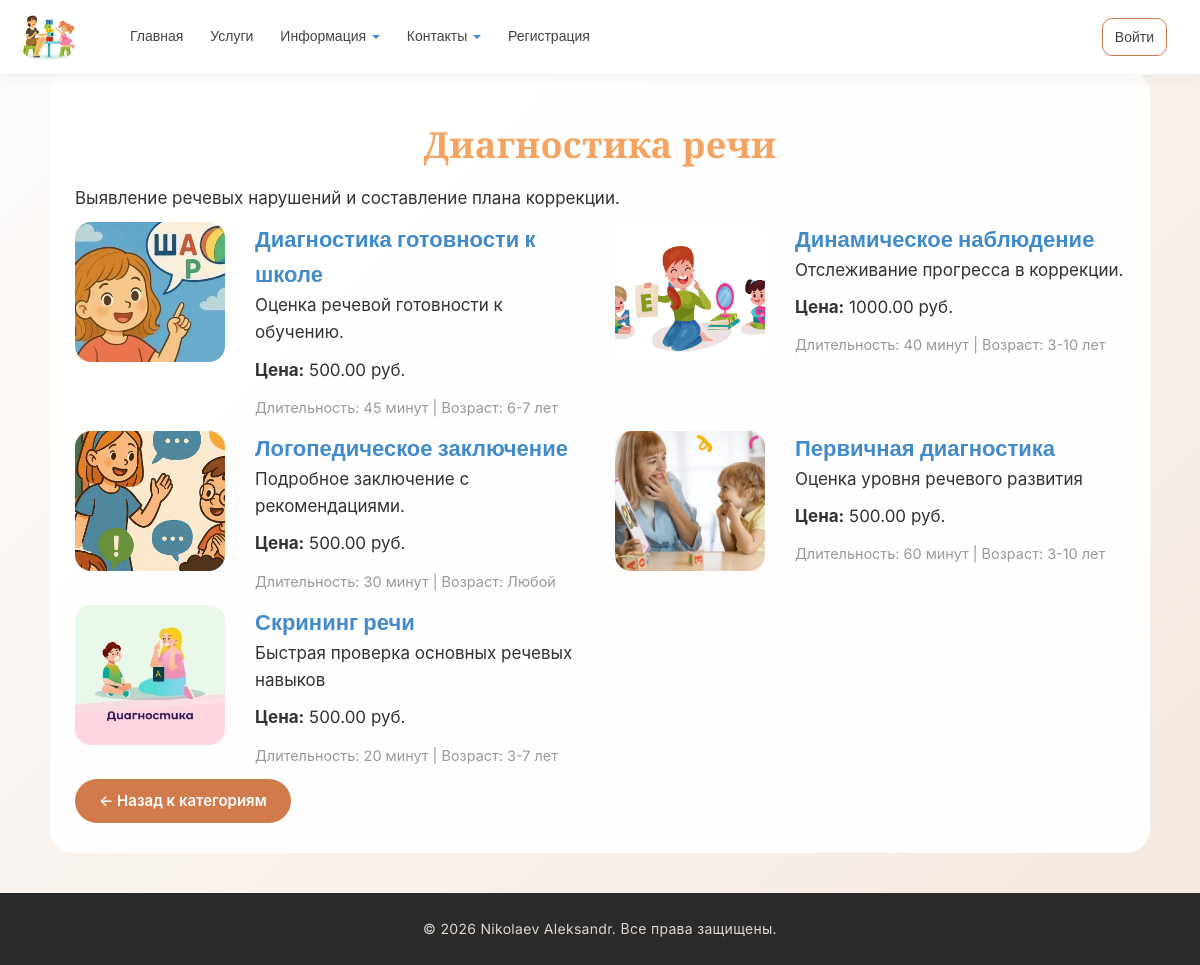
Page /category/1/ on the committed database.
### app/models.py (models this page shows, shortened)
class ServiceCategory(models.Model):
    name = models.CharField("Название категории",max_length=100)
    description = models.TextField(verbose_name ="Описание", blank=True)
    class Meta:
        verbose_name = "Категория услуги"
        verbose_name_plural = "Категории услуг"

class Service(models.Model):
    category = models.ForeignKey(ServiceCategory, on_delete=models.CASCADE, verbose_name="Категория", related_name='services')
    name = models.CharField("Название услуги", max_length=100)
    short_description = models.TextField("Краткое описание")
    description = models.TextField("Полное описание")
    price = models.DecimalField(verbose_name="Цена", max_digits=10,decimal_places=2,blank=True, help_text="Можно оставить пустым, если услуга бесплатная",null=True)
    image = models.FileField(verbose_name = "Путь к картинке", blank=True)
    duration = models.CharField("Длительность", max_length=100, blank=True)
    age_group = models.CharField("Возрастная группа", max_length=100, blank = True)
    class Meta:
        verbose_name = "Услуга"
        verbose_name_plural = "Услуги"
        ordering = ['category','name']
    def get_absolute_url(self):
        return reverse('service_detail', args=[str(self.id)])

### app/views.py (the view)
# urls.py: path('category/<int:category_id>/', views.category_services, name='category_services'),
def category_services(request, category_id):
    category = get_object_or_404(ServiceCategory, id=category_id)
    services = Service.objects.filter(category=category)
    return render(request, 'app/services/category_services.html', {
            'category':category,
            'services':services
        })

### app/templates/app/services/category_services.html
{% extends "app/layout.html" %}
{% load static %}
{% block content %}
<h1 class="title">{{ category.name }}</h1>
<p class="description">{{ category.description }}</p>
<div class="row">
    {% for service in services %}
    <div class="col-md-6 mb-4">
        <div class="card h-100">
            <div class="row no-gutters">
                <div class="col-md-4">
                    {% if service.image %}
                    <img src="{{ service.image.url }}" class="card-img" alt="{{ service.name }}">
                    {% else %}
                    <img src="{% static 'app/img/default_service.jpg' %}" class="card-img" alt="Услуга">
                    {% endif %}
                </div>
                <div class="col-md-8">
                    <div class="card-body">
                        <div>
                            <a class="subtitle" href="{{ service.get_absolute_url }}">{{ service.name }}</a>
                        </div>
                        <p class="description">{{ service.short_description }}</p>
                        <p class="description">
                            {% if service.price %}
                            <strong>Цена:</strong> {{ service.price }} руб.
                            {% else %}
                            <span class="text-success">Бесплатно / Уточняйте</span>
                            {% endif %}
                        </p>
                        <p class="card-text">
                            <small class="text-muted">
                                Длительность: {{ service.duration }} |
                                Возраст: {{ service.age_group }}
                            </small>
                        </p>
                    </div>
                </div>
            </div>
        </div>
    </div>
    {% empty %}
    <p>Услуг в этой категории пока нет</p>
    {% endfor %}
</div>
<a href="{% url 'catalog' %}" class="btn-base btn-brand">← Назад к категориям</a>
{% endblock %}

### app/static/app/content/site.css (style rules this page uses)
* { margin: 0; padding: 0; box-sizing: border-box; font-family: 'Inter', -apple-system, BlinkMacSystemFont, 'Segoe UI', Roboto, sans-serif; }
body { font-weight: 400; background: linear-gradient(135deg, #fdfcfb 0%, #f5e9e0 100%); display: flex; flex-direction: column; min-height: 100vh; padding-top: 70px; color: #2d2d2d; line-height: 1.6; }
.title { font-family: 'Playfair Display', serif; font-weight: 700; text-align: center; margin: 25px 0 20px; color: sandybrown; font-size: 36px; letter-spacing: 0.3px; }
.subtitle { font-family: 'Inter', sans-serif; font-size: 22px; font-weight: 700; margin: 18px 0 10px; color: #428bca; transition: color 0.3s ease; }
p, .description, li { font-size: 17px; font-weight: 400; line-height: 1.6; color: #333; }
img { max-width: 100%; height: auto; border-radius: 16px; }
.btn-base { border: none; padding: 10px 24px; border-radius: 30px; font-weight: 600; font-size: 15px; cursor: pointer; transition: all 0.2s ease; text-decoration: none; display: inline-block; text-align: center; }
.btn-brand { background: #d17b4c; color: white !important; }
a { text-decoration: none; }
.card { height: 100%; }
.card-body { flex: 1; }
.card-img { width: 100%; height: 140px; object-fit: cover; }
.row { display: flex; flex-wrap: wrap; }
.col-md-6 { display: flex; }

### rows in the picture
ServiceCategory: name "Диагностика речи", description "Выявление речевых нарушений и составление плана коррекции."
Service: image (picture), name "Диагностика готовности к школе", short_description "Оценка речевой готовности к обучению.", price "500.00", duration "45 минут", age_group "6-7 лет"
Service: image (picture), name "Динамическое наблюдение", short_description "Отслеживание прогресса в коррекции.", price "1000.00", duration "40 минут", age_group "3-10 лет"
Service: image (picture), name "Логопедическое заключение", short_description "Подробное заключение с рекомендациями.", price "500.00", duration "30 минут", age_group "Любой"
Service: image (picture), name "Первичная диагностика", short_description "Оценка уровня речевого развития", price "500.00", duration "60 минут", age_group "3-10 лет"
Service: image (picture), name "Скрининг речи", short_description "Быстрая проверка основных речевых навыков", price "500.00", duration "20 минут", age_group "3-7 лет"
